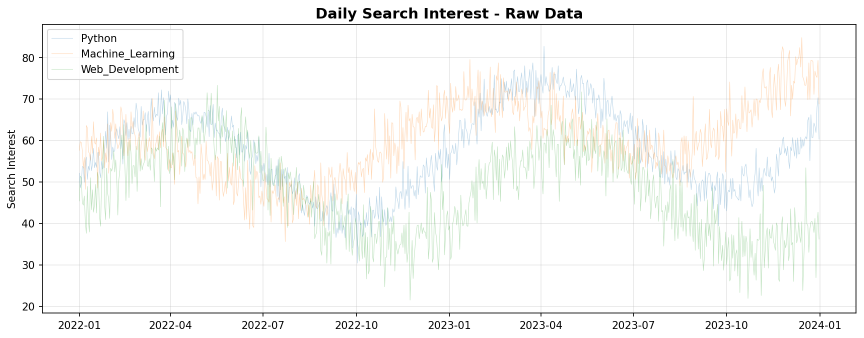
#> input picture Day074/01_daily_raw.png, 1727 x 676 px (shown at 1/2 size)
$ python image_to_colors.py ../Day074/01_daily_raw.png
#> lines starting #> are read from the running program, lines starting #| are printed output that depends on the picture
import argparse
import os
from PIL import Image
import numpy as np
from sklearn.cluster import KMeans
import colorsys


def rgb_to_hex(rgb):
    return "#{:02x}{:02x}{:02x}".format(*rgb)


def get_dominant_colors(image_path, n_colors=5):
    img = Image.open(image_path).convert("RGB")
    img = img.resize((200, 200), Image.LANCZOS)
    pixels = np.array(img).reshape(-1, 3)

    kmeans = KMeans(n_clusters=n_colors, random_state=42, n_init=10)
    kmeans.fit(pixels)

    counts = np.bincount(kmeans.labels_)
    percentages = counts / len(kmeans.labels_) * 100

    colors_rgb = kmeans.cluster_centers_.astype(int)

    sorted_idx = np.argsort(counts)[::-1]
    colors_rgb = colors_rgb[sorted_idx]
    percentages = percentages[sorted_idx]

    return colors_rgb, percentages


def create_palette_image(colors_rgb, percentages, output_path):
    swatch_h = 80
    swatch_w = 400
    total_h = swatch_h * len(colors_rgb)

    palette = Image.new("RGB", (swatch_w, total_h), "white")
    for i, (color, pct) in enumerate(zip(colors_rgb, percentages)):
        y = i * swatch_h
        for x in range(swatch_w):
            for dy in range(swatch_h):
                palette.putpixel((x, y + dy), tuple(color))

    palette.save(output_path)
    return palette


def main():
    parser = argparse.ArgumentParser(description="Extract dominant colors from an image")
    parser.add_argument("image", help="Path to the image file")
    parser.add_argument("-c", "--colors", type=int, default=5, help="Number of colors to extract (default: 5)")
    parser.add_argument("-o", "--output", default=None, help="Output palette image path")
    args = parser.parse_args()

    if not os.path.exists(args.image):
        print(f"Error: File not found: {args.image}")
        return

    if not args.output:
        base = os.path.splitext(os.path.basename(args.image))[0]
        args.output = f"{base}_palette.png"

    print(f"Analyzing: {args.image}")
    print(f"Extracting {args.colors} dominant colors...")

    colors_rgb, percentages = get_dominant_colors(args.image, args.colors)
#> in get_dominant_colors, `img = img.resize((200, 200), Image.LANCZOS)`:
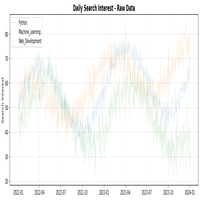
#> img: PIL image 200x200 RGB; mean R, G, B 246.9, 247.4, 245.9

    print(f"\n{'Rank':<6} {'Hex':<10} {'RGB':<20} {'%':<8}")
    print("-" * 45)
    for i, (color, pct) in enumerate(zip(colors_rgb, percentages)):
        hex_code = rgb_to_hex(color)
        rgb_str = f"({color[0]}, {color[1]}, {color[2]})"
        bar = "█" * int(pct / 2)
        print(f"#{i+1:<5} {hex_code:<10} {rgb_str:<20} {pct:5.1f}%  {bar}")

    create_palette_image(colors_rgb, percentages, args.output)
#> in create_palette_image, `palette = Image.new("RGB", (swatch_w, total_h), "white")`: palette: PIL image 400x400 RGB; every value is 255
#> after the loop in create_palette_image, `for i, (color, pct) in enumerate(zip(colors_rgb, percentages)):`:
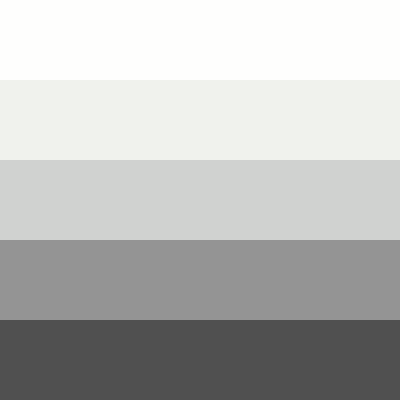
#> palette: PIL image 400x400 RGB; mean R, G, B 186, 186.8, 185.2
    print(f"\nPalette image saved to: {args.output}")


if __name__ == "__main__":
    main()

$ run again, on Day074/03_resample_comparison.png
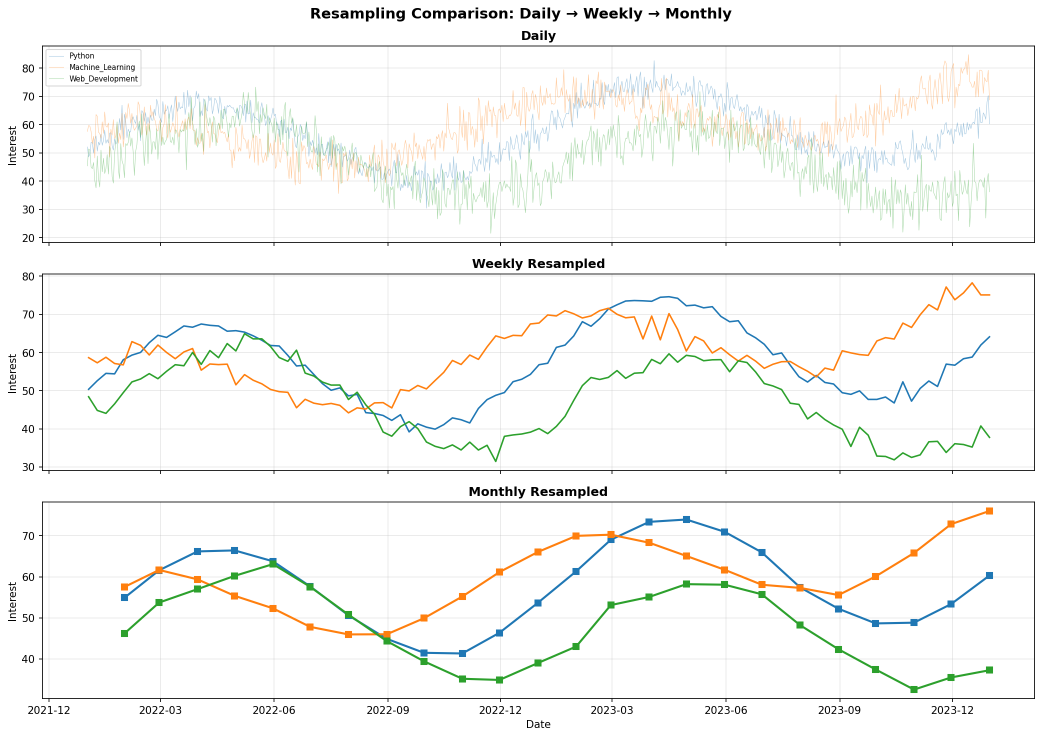
#> input picture Day074/03_resample_comparison.png, 2084 x 1475 px (shown at 1/2 size)
#> in get_dominant_colors, `img = img.resize((200, 200), Image.LANCZOS)`:
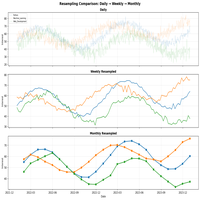
#> img: PIL image 200x200 RGB; mean R, G, B 246.4, 247.1, 245.4
#> after the loop in create_palette_image, `for i, (color, pct) in enumerate(zip(colors_rgb, percentages)):`:
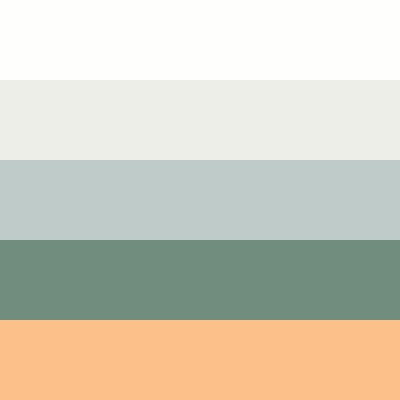
#> palette: PIL image 400x400 RGB; mean R, G, B 209, 205.8, 189.4

$ run again, on Day074/04_seasonality.png
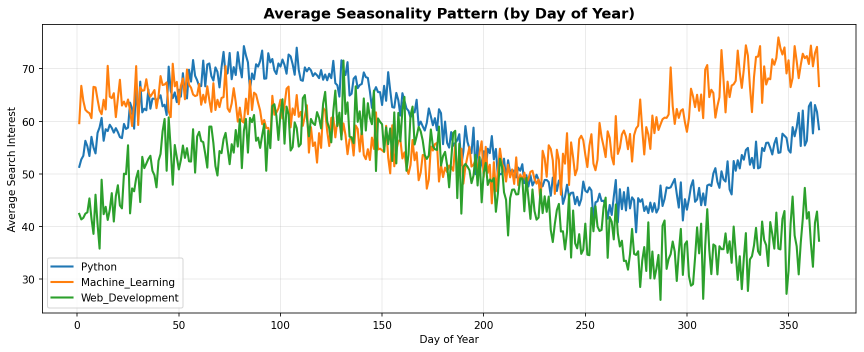
#> input picture Day074/04_seasonality.png, 1727 x 704 px (shown at 1/2 size)
#> in get_dominant_colors, `img = img.resize((200, 200), Image.LANCZOS)`:
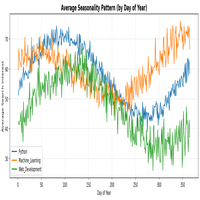
#> img: PIL image 200x200 RGB; mean R, G, B 233.9, 237.6, 229.4
#> after the loop in create_palette_image, `for i, (color, pct) in enumerate(zip(colors_rgb, percentages)):`:
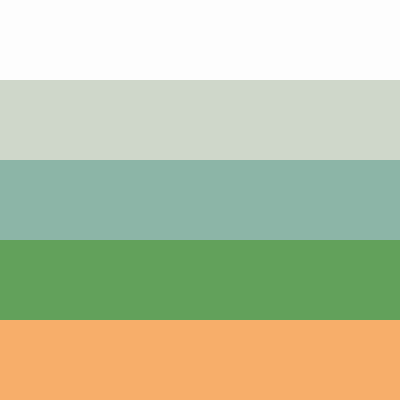
#> palette: PIL image 400x400 RGB; mean R, G, B 188.8, 196.8, 164
